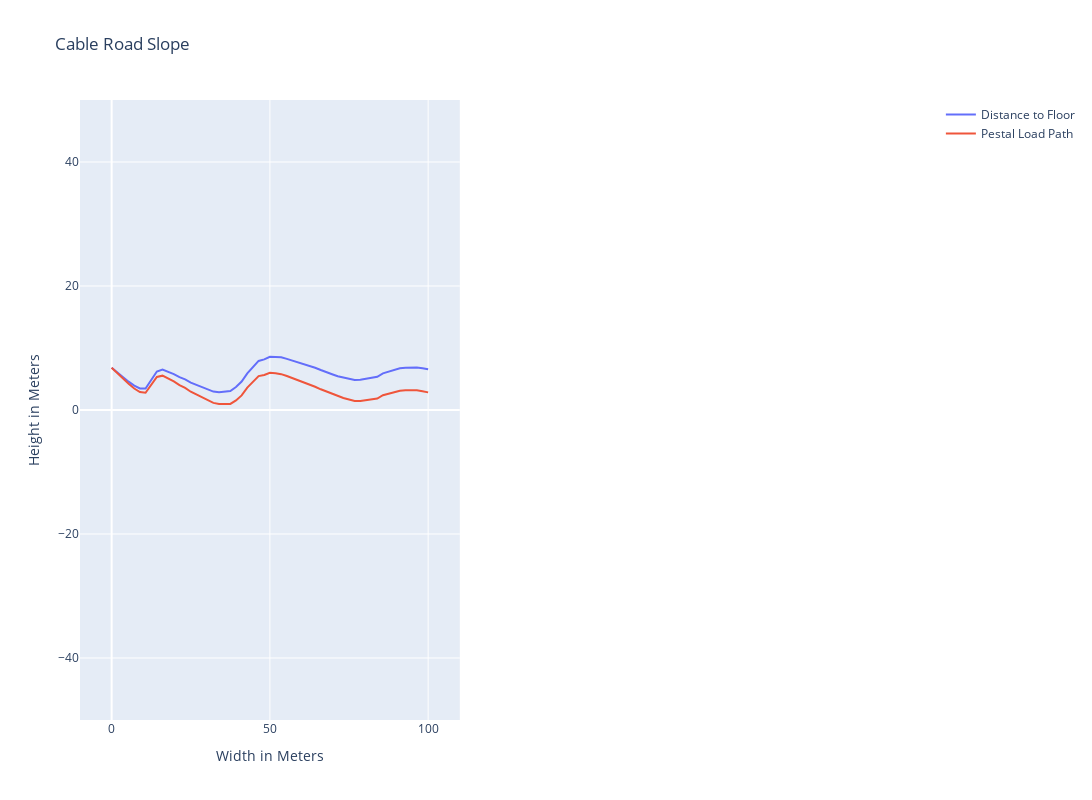

Notebook cell for this chart:
### Markdown cell above
#### <a id='toc1_1_1_4_'></a>[The Influence of Pulling Force on Slope](#toc0_)

### Code cell
from plotly.subplots import make_subplots


# xmin, xmax, nx = 0.0, 100.0, 57
# x = np.linspace(xmin, xmax, nx)

force = 50000
# Setting up a sample cable road
index = 3
sample_line = line_gdf.iloc[index].geometry
sample_cable_road = classes.Cable_Road(sample_line, height_gdf, force)
y = sample_cable_road.sloped_line_to_floor_distances

fig = go.FigureWidget(make_subplots(rows=1, cols=2))
sloped_ltfd = fig.add_scatter(x=x,
                      y=y, name="Distance to Floor")

sloped_ltfd_pestal = fig.add_scatter(x=x,
                      y=y, name="Pestal Load Path")


fig.update_layout(title='Cable Road Slope',
                    xaxis_title='Width in Meters',
                    yaxis_title='Height in Meters',
                    yaxis=dict(range=[-50, 50]),
                    xaxis=dict(range=[-10,110]),
                    width=1200,height=800)

gif = GIF()

@capture(gif)
@interact(force=(0, 200000, 1000))
def update(force=force):
    sample_cable_road.s_current_tension = force
    sample_cable_road.compute_loaded_unloaded_line_height()
    y = sample_cable_road.sloped_line_to_floor_distances
    fig.data[0].y = y
    fig.show()
    # return fig

# fig.write_html("02_Figures/Cable_Road_Slope.html")
fig.show("notebook_connected")

### Figure 1 — Plotly figure (JSON) as saved in the notebook; plotly's stock layout.template omitted (floating-point values rounded to 4 significant figures; data arrays with more than 128 entries replaced by an {"elided": "..."} marker saying what was removed)
{"data": [{"name": "Distance to Floor", "type": "scatter", "uid": "87b1d6e2-ae11-4dd3-9e5a-fd909af577cc", "x": [0, 1.786, 3.571, 5.357, 7.143, 8.929, 10.71, 12.5, 14.29, 16.07, 17.86, 19.64, 21.43, 23.21, 25, 26.79, 28.57, 30.36, 32.14, 33.93, 35.71, 37.5, 39.29, 41.07, 42.86, 44.64, 46.43, 48.21, 50, 51.79, 53.57, 55.36, 57.14, 58.93, 60.71, 62.5, 64.29, 66.07, 67.86, 69.64, 71.43, 73.21, 75, 76.79, 78.57, 80.36, 82.14, 83.93, 85.71, 87.5, 89.29, 91.07, 92.86, 94.64, 96.43, 98.21, 100], "y": {"elided": "130 float values"}}, {"name": "Pestal Load Path", "type": "scatter", "uid": "4eecc2e4-8a05-4215-86b3-3745e4fd47f3", "x": [0, 1.786, 3.571, 5.357, 7.143, 8.929, 10.71, 12.5, 14.29, 16.07, 17.86, 19.64, 21.43, 23.21, 25, 26.79, 28.57, 30.36, 32.14, 33.93, 35.71, 37.5, 39.29, 41.07, 42.86, 44.64, 46.43, 48.21, 50, 51.79, 53.57, 55.36, 57.14, 58.93, 60.71, 62.5, 64.29, 66.07, 67.86, 69.64, 71.43, 73.21, 75, 76.79, 78.57, 80.36, 82.14, 83.93, 85.71, 87.5, 89.29, 91.07, 92.86, 94.64, 96.43, 98.21, 100], "y": {"elided": "130 float values"}}], "layout": {"height": 800, "title": {"text": "Cable Road Slope"}, "width": 1200, "xaxis": {"anchor": "y", "domain": [0, 0.45], "range": [-10, 110], "title": {"text": "Width in Meters"}}, "xaxis2": {"anchor": "y2", "domain": [0.55, 1]}, "yaxis": {"anchor": "x", "domain": [0, 1], "range": [-50, 50], "title": {"text": "Height in Meters"}}, "yaxis2": {"anchor": "x2", "domain": [0, 1]}}}
